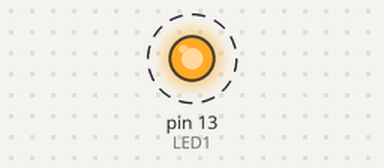
Recording of a sketch running on a simulated Arduino Uno, built with avr-gcc and run on an emulated ATmega328P. Parts: output pins drawn as LEDs (lit = HIGH). Dashed ring = blinking. What the sketch prints to the serial monitor is not drawn.

Above: at 0.5 s.
Timing chart, 0 to 4.6 s (numbered marks = the images above):
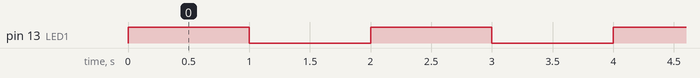

Measured:
- by itself, pin 13 (LED1): alternates HIGH for 1.0 s and LOW for 1.0 s

The sketch:

C++_Basic_Functions.ino
```cpp
const int LED1 = 13;
void blink ();
void hello ();

void setup() {
  Serial.begin(9600);
  pinMode(LED1, OUTPUT);
}

void blink () {
  digitalWrite(LED1, HIGH);
  delay(1000); // Wait for 1000 millisecond(s)
  digitalWrite(LED1, LOW);
  delay(1000); // Wait for 1000 millisecond(s)
}
void hello () {
  Serial.println("HI!");
}

void loop() {
  blink();
  hello();
}
```
